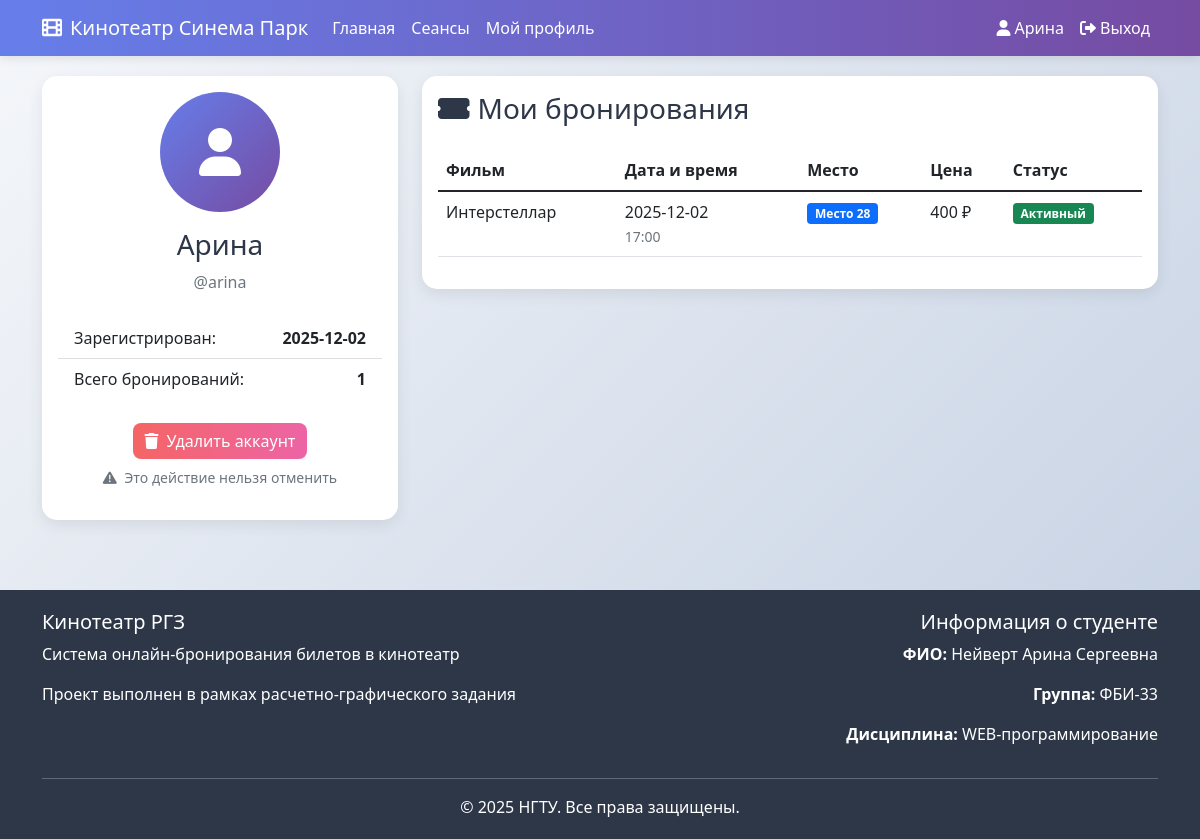
The page /rgz/profile (signed in) on the database its author committed.
### tables this page shows
CREATE TABLE users (
            id INTEGER PRIMARY KEY AUTOINCREMENT,
            login TEXT UNIQUE NOT NULL,
            password_hash TEXT NOT NULL,
            name TEXT NOT NULL,
            is_admin BOOLEAN DEFAULT FALSE,
            created_at TIMESTAMP DEFAULT CURRENT_TIMESTAMP
        );

CREATE TABLE bookings (
            id INTEGER PRIMARY KEY AUTOINCREMENT,
            session_id INTEGER NOT NULL,
            user_id INTEGER NOT NULL,
            seat_number INTEGER NOT NULL CHECK(seat_number >= 1 AND seat_number <= 30),
            booked_at TIMESTAMP DEFAULT CURRENT_TIMESTAMP,
            FOREIGN KEY (session_id) REFERENCES sessions (id) ON DELETE CASCADE,
            FOREIGN KEY (user_id) REFERENCES users (id) ON DELETE CASCADE,
            UNIQUE(session_id, seat_number)
        );

CREATE TABLE movies (
            id INTEGER PRIMARY KEY AUTOINCREMENT,
            title TEXT NOT NULL,
            description TEXT,
            duration_minutes INTEGER,
            created_at TIMESTAMP DEFAULT CURRENT_TIMESTAMP
        );

### rgz.py (the view)
@rgz_bp.route('/profile')
def profile():
    if 'user_id' not in session:
        flash('Необходимо войти в систему', 'error')
        return redirect(url_for('rgz.login'))
    conn = get_db_connection()
    user = conn.execute(
        'SELECT * FROM users WHERE id = ?', (session['user_id'],)
    ).fetchone()
    bookings = conn.execute('''
        SELECT b.*, s.session_date, s.session_time, s.price,
               m.title as movie_title
        FROM bookings b
        JOIN sessions s ON b.session_id = s.id
        JOIN movies m ON s.movie_id = m.id
        WHERE b.user_id = ?
        ORDER BY s.session_date DESC, s.session_time DESC
    ''', (session['user_id'],)).fetchall()
    conn.close()
    bookings_with_status = []
    for booking in bookings:
        is_past = is_session_in_past(booking['session_date'], booking['session_time'])
        bookings_with_status.append({
            **dict(booking),
            'is_past': is_past
        })
    return render_template('rgz/profile.html',
                         user=user,
                         bookings=bookings_with_status,
                         student_info=STUDENT_INFO)

### rgz.py (called while the page is built)
def get_db_path():
    base_dir = os.path.dirname(os.path.abspath(__file__))
    return os.path.join(base_dir, 'rgz_database.db')

def get_db_connection():
    db_path = get_db_path()
    conn = sqlite3.connect(db_path)
    conn.row_factory = sqlite3.Row
    return conn

def is_session_in_past(session_date_str, session_time_str):
    try:
        session_datetime = datetime.strptime(f'{session_date_str} {session_time_str}', '%Y-%m-%d %H:%M:%S')
        return session_datetime < datetime.now()
    except ValueError:
        try:
            session_datetime = datetime.strptime(f'{session_date_str} {session_time_str}', '%Y-%m-%d %H:%M')
            return session_datetime < datetime.now()
        except ValueError:
            return False

@rgz_bp.before_request
def before_request():
    g.student_info = STUDENT_INFO

### templates/rgz/profile.html (shortened to what this page needs)
{% extends "rgz/base.html" %}
{% block content %}
<div class="row">
    <div class="col-lg-4">
        <div class="card">
            <div class="card-body text-center">
                <div class="mb-4">
                    <div class="avatar-circle mb-3" style="
                        width: 120px;
                        height: 120px;
                        background: linear-gradient(135deg, #667eea 0%, #764ba2 100%);
                        border-radius: 50%;
                        display: inline-flex;
                        align-items: center;
                        justify-content: center;
                        color: white;
                        font-size: 48px;
                    ">
                        <i class="fas fa-user"></i>
                    </div>
                    <h3>{{ user.name }}</h3>
                    <p class="text-muted">@{{ user.login }}</p>
                </div>
                <div class="list-group list-group-flush">
                    <div class="list-group-item d-flex justify-content-between">
                        <span>Зарегистрирован:</span>
                        <strong>{{ user.created_at[:10] }}</strong>
                    </div>
                    <div class="list-group-item d-flex justify-content-between">
                        <span>Всего бронирований:</span>
                        <strong>{{ bookings|length }}</strong>
                    </div>
                </div>
                {% if not user.is_admin %}
                <div class="mt-4">
                    <form action="{{ url_for('rgz.delete_account') }}" method="POST"
                          onsubmit="return confirmDeleteAccount()">
                        <button type="submit" class="btn btn-danger">
                            <i class="fas fa-trash me-2"></i>Удалить аккаунт
                        </button>
                    </form>
                    <p class="text-muted mt-2 small">
                        <i class="fas fa-exclamation-triangle me-1"></i>
                        Это действие нельзя отменить
                    </p>
                </div>
                {% endif %}
            </div>
        </div>
    </div>
    <div class="col-lg-8">
        <div class="card">
            <div class="card-body">
                <h3 class="card-title mb-4">
                    <i class="fas fa-ticket-alt me-2"></i>Мои бронирования
                </h3>
                {% if bookings %}
                <div class="table-responsive">
                    <table class="table table-hover">
                        <thead>
                            <tr>
                                <th>Фильм</th>
                                <th>Дата и время</th>
                                <th>Место</th>
                                <th>Цена</th>
                                <th>Статус</th>
                            </tr>
                        </thead>
                        <tbody>
                            {% for booking in bookings %}
                            <tr>
                                <td>{{ booking.movie_title }}</td>
                                <td>
                                    {{ booking.session_date }}<br>
                                    <small class="text-muted">{{ booking.session_time[:5] }}</small>
                                </td>
                                <td>
                                    <span class="badge bg-primary">Место {{ booking.seat_number }}</span>
                                </td>
                                <td>{{ booking.price }} ₽</td>
                                <td>
                                    {% if booking.is_past %}
                                    <span class="badge bg-secondary">Прошедший</span>
                                    {% else %}
                                    <span class="badge bg-success">Активный</span>
                                    {% endif %}
                                </td>
                            </tr>
                            {% endfor %}
                        </tbody>
                    </table>
                </div>
                {% endif %}
            </div>
        </div>
    </div>
</div>
{% endblock %}

### templates/rgz/base.html (shortened to what this page needs)
<!DOCTYPE html>
<html lang="ru">
<head>
    <link href="https://cdn.jsdelivr.net/npm/bootstrap@5.1.3/dist/css/bootstrap.min.css" rel="stylesheet">
    <link rel="stylesheet" href="https://cdnjs.cloudflare.com/ajax/libs/font-awesome/6.0.0/css/all.min.css">
</head>
<body>
    <nav class="navbar navbar-expand-lg navbar-dark">
        <div class="container">
            <a class="navbar-brand" href="{{ url_for('rgz.index') }}">
                <i class="fas fa-film me-2"></i>Кинотеатр Синема Парк
            </a>
            <div class="collapse navbar-collapse" id="navbarNav">
                <ul class="navbar-nav me-auto">
                    <li class="nav-item">
                        <a class="nav-link" href="{{ url_for('rgz.index') }}">Главная</a>
                    </li>
                    <li class="nav-item">
                        <a class="nav-link" href="{{ url_for('rgz.sessions') }}">Сеансы</a>
                    </li>
                    {% if session.user_id %}
                    <li class="nav-item">
                        <a class="nav-link" href="{{ url_for('rgz.profile') }}">Мой профиль</a>
                    </li>
                    {% endif %}
                </ul>
                <ul class="navbar-nav">
                    {% if session.user_id %}
                    <li class="nav-item">
                        <span class="nav-link text-white">
                            <i class="fas fa-user me-1"></i>{{ session.user_name }}
                        </span>
                    </li>
                    <li class="nav-item">
                        <a class="nav-link" href="{{ url_for('rgz.logout') }}">
                            <i class="fas fa-sign-out-alt me-1"></i>Выход
                        </a>
                    </li>
                    {% endif %}
                </ul>
            </div>
        </div>
    </nav>
    <main class="container main-container">
        {% block content %}{% endblock %}
    </main>
    <footer>
        <div class="container">
            <div class="row">
                <div class="col-md-6">
                    <h5>Кинотеатр РГЗ</h5>
                    <p>Система онлайн-бронирования билетов в кинотеатр</p>
                    <p>Проект выполнен в рамках расчетно-графического задания</p>
                </div>
                <div class="col-md-6 text-md-end">
                    <h5>Информация о студенте</h5>
                    <p><strong>ФИО:</strong> {{ student_info.fio }}</p>
                    <p><strong>Группа:</strong> {{ student_info.group }}</p>
                    <p><strong>Дисциплина:</strong> WEB-программирование</p>
                </div>
            </div>
            <hr class="bg-light">
            <div class="text-center">
                <p class="mb-0">© 2025 НГТУ. Все права защищены.</p>
            </div>
        </div>
    </footer>
</body>
</html>

### templates/rgz/base.html (style rules this page uses)
:root { --primary-color: #667eea; --secondary-color: #764ba2; --success-color: #48bb78; --danger-color: #f56565; --warning-color: #ed8936; --dark-color: #2d3748; --light-color: #f7fafc; }
body { font-family: 'Segoe UI', Tahoma, Geneva, Verdana, sans-serif; background: linear-gradient(135deg, #f5f7fa 0%, #c3cfe2 100%); min-height: 100vh; color: var(--dark-color); }
.navbar { background: linear-gradient(90deg, var(--primary-color) 0%, var(--secondary-color) 100%); box-shadow: 0 2px 10px rgba(0, 0, 0, 0.1); }
.navbar-brand, .nav-link { color: white !important; }
.main-container { margin-top: 20px; margin-bottom: 50px; }
.card { border: none; border-radius: 15px; box-shadow: 0 5px 15px rgba(0, 0, 0, 0.08); transition: transform 0.3s ease; margin-bottom: 20px; }
.btn-danger { background: linear-gradient(90deg, var(--danger-color) 0%, #ed64a6 100%); border: none; border-radius: 8px; }
footer { background: var(--dark-color); color: white; padding: 20px 0; margin-top: 50px; }

### rows shown on the page
users: user_name "Арина", name "Арина", login "arina", created_at "2025-12-02"
bookings: movie_title "Интерстеллар", session_date "2025-12-02", session_time "17:00", seat_number "28", price "400"

### other values the page prints
{{ bookings|length }} "1"
{{ student_info.fio }} "Нейверт Арина Сергеевна"
{{ student_info.group }} "ФБИ-33"
